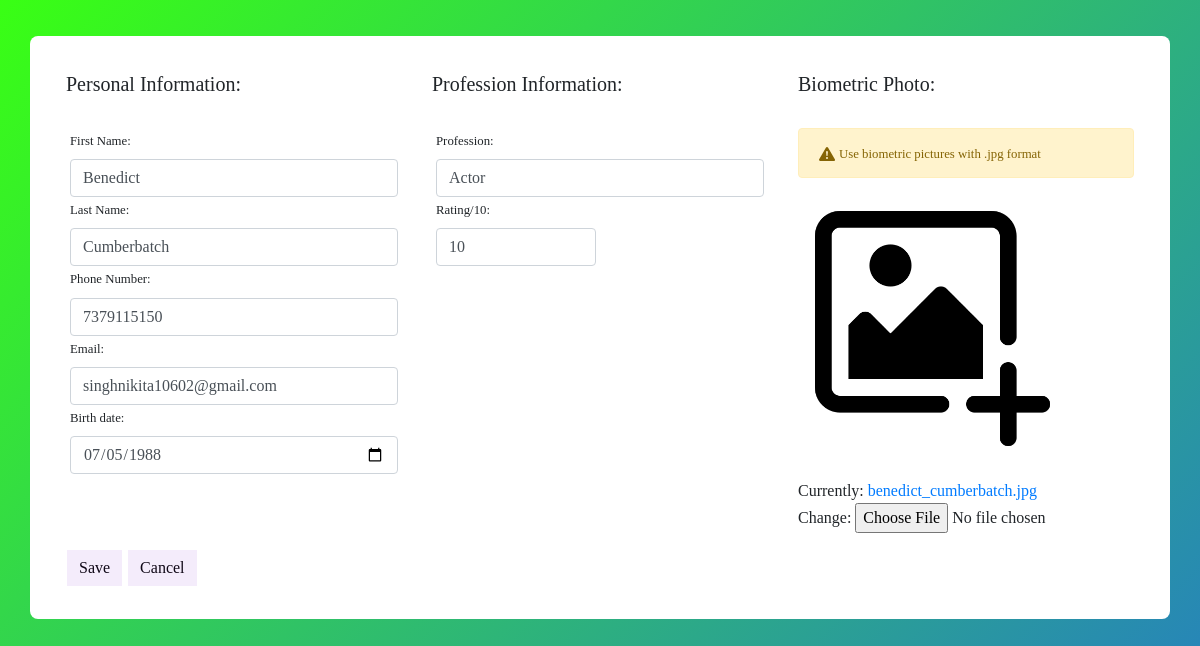
Page /profiles/edit_prof/17 on the committed database.
### OnTime/models.py (models this page shows, shortened)
class person(models.Model):
    first_name = models.CharField(max_length=40)
    last_name = models.CharField(max_length=40)
    rating = models.IntegerField()
    email = models.EmailField()
    profession = models.CharField(max_length=40)
    image = models.ImageField()
    login = models.DateTimeField(auto_now=True)
    attendance = models.BooleanField(default=False)
    phone = models.IntegerField()
    date = models.DateField()

### OnTime/views.py (the view)
# urls.py: path("profiles/edit_prof/<int:id>", views.edit_prof, name="edit_prof"),
def edit_prof(request, id):
    profile = person.objects.get(id=id)
    form = profform(instance=profile)
    if request.method == 'POST':
        form = profform(request.POST, request.FILES, instance=profile)
        if form.is_valid():
            form.save()
            return redirect('profiles')
    context = {'form': form}
    return render(request, 'addProfile.html', context)

### OnTime/forms.py
class profform(forms.ModelForm):
    class Meta:
        model = person
        fields = '__all__'
        widgets = {
            'date': DateInput()
        }
    def __init__(self, *args, **kwargs):
        super(profform, self).__init__(*args, **kwargs)
        self.fields['first_name'].widget.attrs['class'] = 'form-control'
        self.fields['last_name'].widget.attrs['class'] = 'form-control'
        self.fields['date'].widget.attrs['class'] = 'form-control'
        self.fields['phone'].widget.attrs['class'] = 'form-control'
        self.fields['email'].widget.attrs['class'] = 'form-control'
        self.fields['rating'].widget.attrs['class'] = 'form-control'
        self.fields['profession'].widget.attrs['class'] = 'form-control'

### templates/addProfile.html (shortened to what this page needs)
{% extends "base.html" %}
{% load static %}
{% block body %}
<div class="container emp-profile pb-3">
    <form method="POST" action="." class="needs-validation" enctype='multipart/form-data'>
        <div class="row">
            <div class="col-md-4">
                <h5>Personal Information:</h5><br>
                <div class="m-1">
                    <label><small>First Name:</small></label><br>
                    {{ form.first_name }}
                </div>
                <div class="m-1">
                    <label><small>Last Name:</small></label><br>
                    {{ form.last_name }}
                </div>
                <div class="m-1">
                    <label><small>Phone Number:</small></label><br>
                    {{ form.phone }}
                </div>
                <div class="m-1">
                    <label><small>Email:</small></label><br>
                    {{ form.email }}
                </div>
                <div class="m-1">
                    <label><small>Birth date:</small></label><br>
                    {{ form.date }}
                </div>
            </div>
            <div class="col-md-4">
                <h5>Profession Information:</h5><br>
                <div class="m-1">
                    <label><small>Profession:</small></label><br>
                    {{ form.profession }}
                </div>
                <div class="m-1" style="width: 10rem;">
                    <label><small>Rating/10:</small></label><br>
                    {{ form.rating }}
                </div>
            </div>
            <div class="col-md-4">
                <h5>Biometric Photo:</h5><br>
                <div>
                    <div class="alert alert-warning">
                        <small>Use biometric pictures with .jpg format</small>
                    </div>
                    <img src="{% static 'images/bio.png' %}" width="80%">
                </div>
                <div class="mt-3">
                    {{ form.image }}
                </div>
            </div>
        </div>
        <div class="mt-3">
            <button type="submit" class="btn">Save</button>
            <a href="{% url 'profiles' %}"><button type="button" class="btn">Cancel</button></a>
        </div>
    </form>
</div>
{% endblock body %}

### static/css/style.css (style rules this page uses)
* { font-family: Pagul; }
body { background: linear-gradient(-45deg, #ff6700, #ff10f0, #1f51ff, rgb(57, 255, 20)); background-size: 400% 400%; -webkit-animation: gradient 15s ease infinite; animation: gradient 15s ease infinite; }
.emp-profile { padding: 3%; margin-top: 3%; margin-bottom: 3%; border-radius: 0.5rem; background: #fff; }
.btn { color: #000000; transition: all 0.5s; position: relative; }
.btn::before { content: ''; position: absolute; top: 0; left: 0; width: 100%; height: 100%; z-index: 1; background-color: rgba(149, 68, 215, 0.1); transition: all 0.3s; }
.btn::after { content: ''; position: absolute; top: 0; left: 0; width: 100%; height: 100%; z-index: 1; opacity: 0; transition: all 0.3s; border: 1px solid rgba(224, 102, 217, 0.5); transform: scale(1.2,1.2); }
img { max-width: 100%; }
img { vertical-align: middle; border-style: none; }

### rows in the picture
person: first_name "Benedict", last_name "Cumberbatch", phone "7379115150", email "singhnikita10602@gmail.com", date "07/05/1988", profession "Actor", rating "10"
